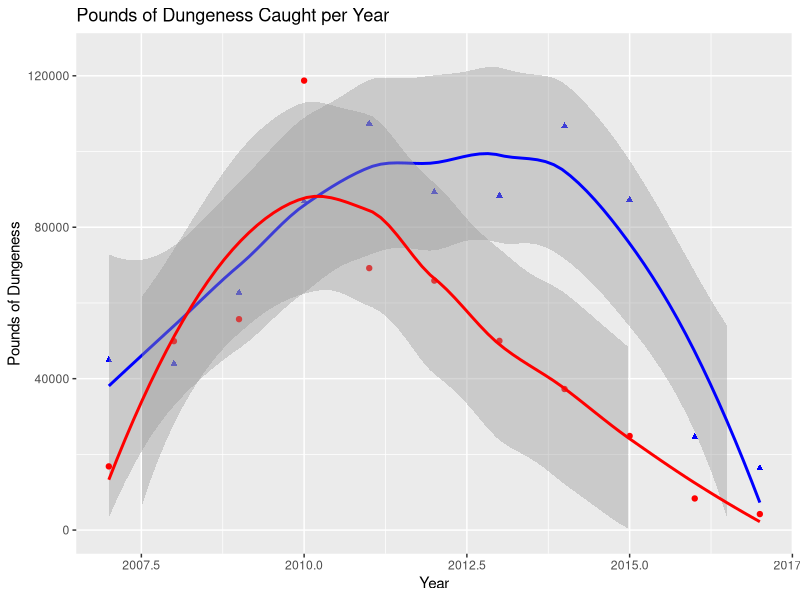
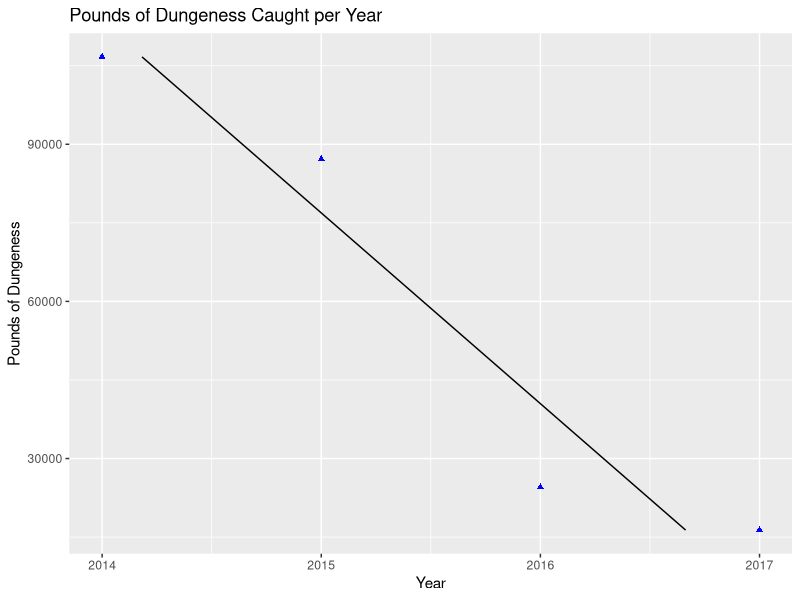
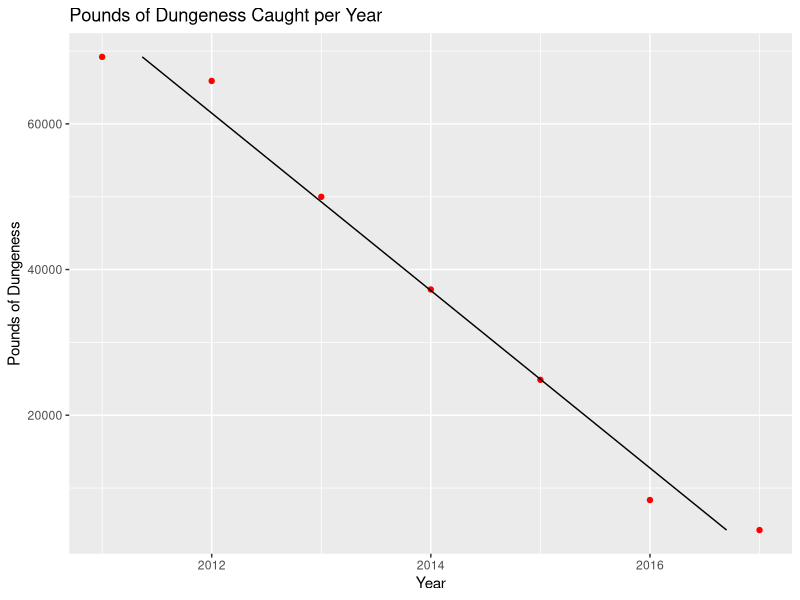

Write R code to recreate these figures, in order.
## ---- chunk 1
library(dplyr)
library(tidyverse)
## ---- chunk 2
DC_catch.10 <- read.csv("../Data/2007.2017_DC_catch.10.csv", header = TRUE)
## ---- chunk 3
head(DC_catch.10)
## ---- chunk 4
DC_catch.11.13 <- read.csv("../Data/2007.2017_DC_catch.csv", header = TRUE)
## ---- chunk 5
head(DC_catch.11.13)
## ---- chunk 6
DC_catch <- inner_join(DC_catch.10, DC_catch.11.13, by = "year")
## ---- chunk 7
head(DC_catch)
## ---- chunk 8
ggplot(DC_catch) +
  geom_point(mapping = aes(x = year, y = lbs_dungeness.11), col = "blue", 
             shape  = "triangle") +
  geom_smooth(mapping = aes(x = year, y = lbs_dungeness.11), col = "blue") +
  geom_point(mapping = aes(x = year, y = lbs_dungeness.13), col = "red") +
  geom_smooth(mapping = aes(x = year, y = lbs_dungeness.13), col = "red") +
  ylim(0,125000) +
  labs(title = "Pounds of Dungeness Caught per Year", x = "Year", 
       y = "Pounds of Dungeness")
## ---- chunk 9
lin_data.10 <- subset(DC_catch, year %in% c("2013", "2014", "2015", "2016", "2017"))
lin_data.11 <- subset(DC_catch, year %in% c("2014", "2015", "2016", "2017"))
lin_data.13 <- subset(DC_catch, year %in% c("2011", "2012", "2013", "2014", 
                                            "2015", "2016", "2017"))
## ---- chunk 10
lm_fit.10 <- lm(year ~ lbs_dungeness.10, data=lin_data.10)
summary(lm_fit.10)

lm_fit.11 <- lm(year ~ lbs_dungeness.11, data=lin_data.11)
summary(lm_fit.11)

lm_fit.13 <- lm(year ~ lbs_dungeness.13, data=lin_data.13)
summary(lm_fit.13)
## ---- chunk 11
predicted.11 <- data.frame(catch_pred = predict(lm_fit.11, lin_data.11), 
                           lbs_dungeness.11=lin_data.11$lbs_dungeness.11)

ggplot(lin_data.11) +
  geom_point(mapping = aes( x = year, y = lbs_dungeness.11), 
             col = "blue", shape = "triangle") +
  geom_line(data = predicted.11, aes(x=catch_pred, y=lbs_dungeness.11)) +
  labs(title = "Pounds of Dungeness Caught per Year", x = "Year", 
       y = "Pounds of Dungeness")
## ---- chunk 12
predicted.13 <- data.frame(catch_pred = predict(lm_fit.13, lin_data.13), 
                           lbs_dungeness.13=lin_data.13$lbs_dungeness.13)

ggplot(lin_data.13) +
  geom_point(mapping = aes( x = year, y = lbs_dungeness.13), 
             col = "red") +
  geom_line(data = predicted.13, aes(x=catch_pred, y=lbs_dungeness.13)) +
  labs(title = "Pounds of Dungeness Caught per Year", x = "Year", 
       y = "Pounds of Dungeness")
